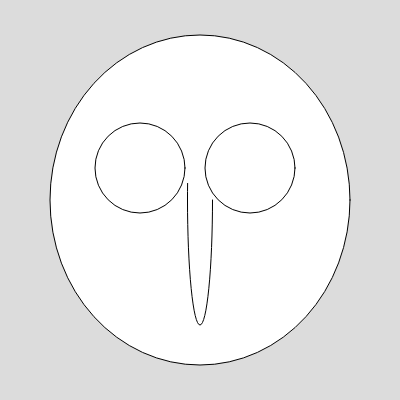
Frame 1 (no input)
Frame 60 (no input): identical to frame 1, image omitted
Frame 120 (the mouse pressed at the canvas centre since frame 60): identical to frame 1, image omitted

The p5.js sketch that drew this single still picture (run headless with seeded random() and noise() and a simulated clock; from frame 60 on, the mouse is pressed at the canvas centre):

// p5.js sketch
// ── sketch.js
function setup() {
  createCanvas(400, 400);
}

function draw() {
  background(220);

  
 ellipse(200, 200, 300, 330); //얼굴 모양

  //눈
  circle(140, 168, 90);
  circle(250, 168, 90);
  
  //입
  arc(200, 200, 25, 250, 0, 180);
  
  
}    
